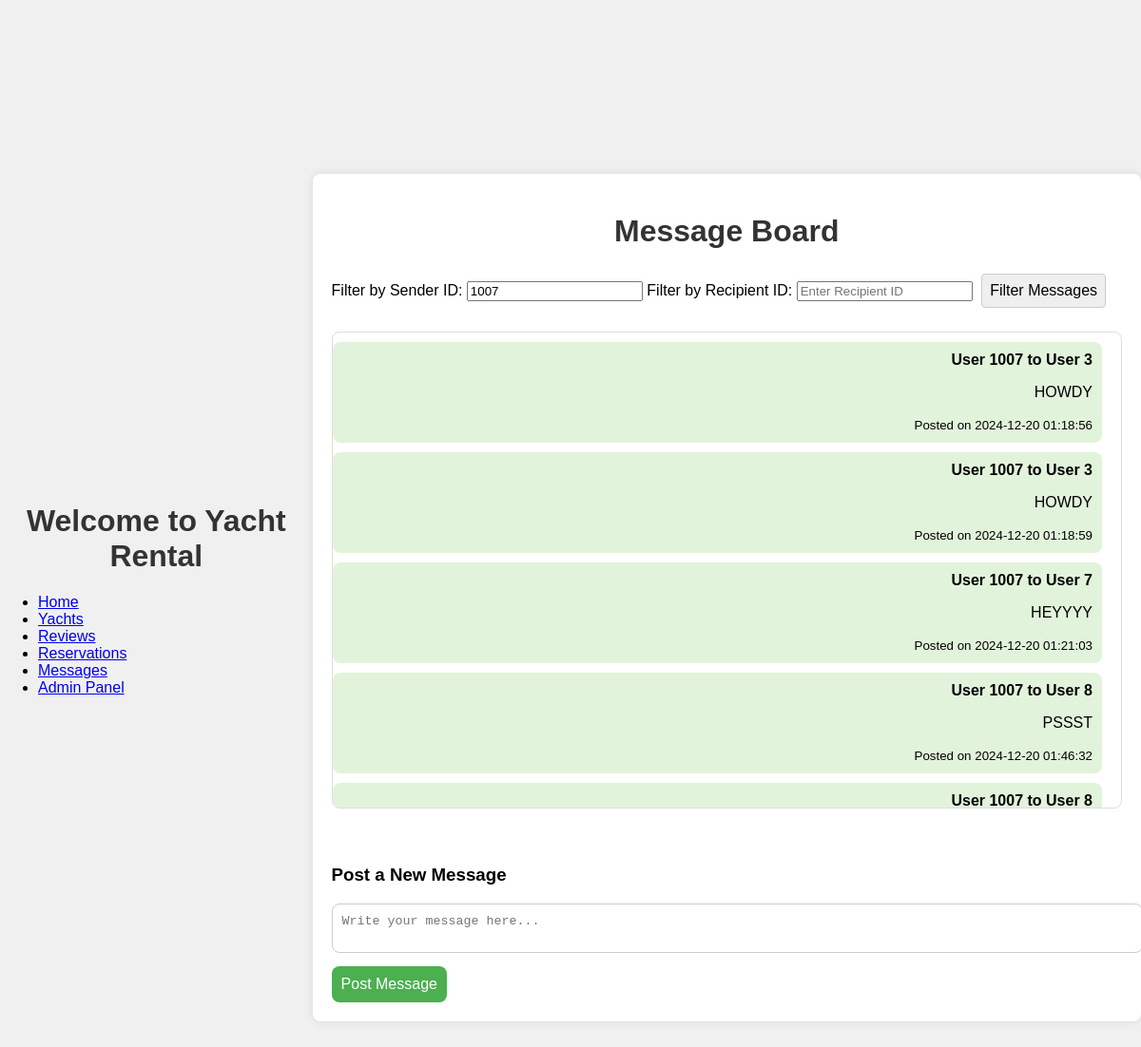
Page /IT_proj/Pres/index.php?sender_id=1007 on the committed database.
### tables this page shows
CREATE TABLE `messages` (
  `id` int(20) NOT NULL,
  `siuntejo_id` int(10) NOT NULL,
  `gavejo_id` int(10) NOT NULL,
  `created` datetime NOT NULL DEFAULT current_timestamp(),
  `message` text NOT NULL
);

### IT_proj/Pres/read.php (the view, shortened to what this page needs)
<?php
function displayMessages($filter_sender, $filter_recipient) {
    $servername = "localhost";
    $username = "stud";
    $password = "stud";
    $dbname = "laivai";
    $conn = new mysqli($servername, $username, $password, $dbname);
    $sql = "SELECT * FROM messages";
    if ($filter_sender || $filter_recipient) {
        $sql .= " WHERE";
        if ($filter_sender) {
            $sql .= " siuntejo_id = '$filter_sender'";
        }
    }
    $sql .= " ORDER BY created ASC";
    $result = $conn->query($sql);
    if ($result->num_rows > 0) {
        while($row = $result->fetch_assoc()) {
            $class = $row['siuntejo_id'] == 1 ? 'sender' : 'recipient';
            echo "<div class='message $class'>";
            echo "<strong>User {$row['siuntejo_id']} to User {$row['gavejo_id']}</strong><br>";
            echo "<p>{$row['message']}</p>";
            echo "<small>Posted on {$row['created']}</small>";
            echo "</div>";
        }
    } else {
        echo "No messages found.";
    }
}
?>

### IT_proj/Pres/css/styles.css (style rules this page uses)
body { font-family: Arial, sans-serif; background-color: #f0f0f0; margin: 0; padding: 0; display: flex; justify-content: center; align-items: center; height: 100vh; }
.message { padding: 10px; margin: 10px 0; border-radius: 8px; background-color: #f9f9f9; }
.message.recipient { background-color: #e2f3db; text-align: right; }

### rows in the picture
messages: siuntejo "1007", gavejo "3", message "HOWDY", created "2024-12-20 01:18:56"
messages: siuntejo "1007", gavejo "3", message "HOWDY", created "2024-12-20 01:18:59"
messages: siuntejo "1007", gavejo "7", message "HEYYYY", created "2024-12-20 01:21:03"
messages: siuntejo "1007", gavejo "8", message "PSSST", created "2024-12-20 01:46:32"
messages: siuntejo "1007", gavejo "8"
